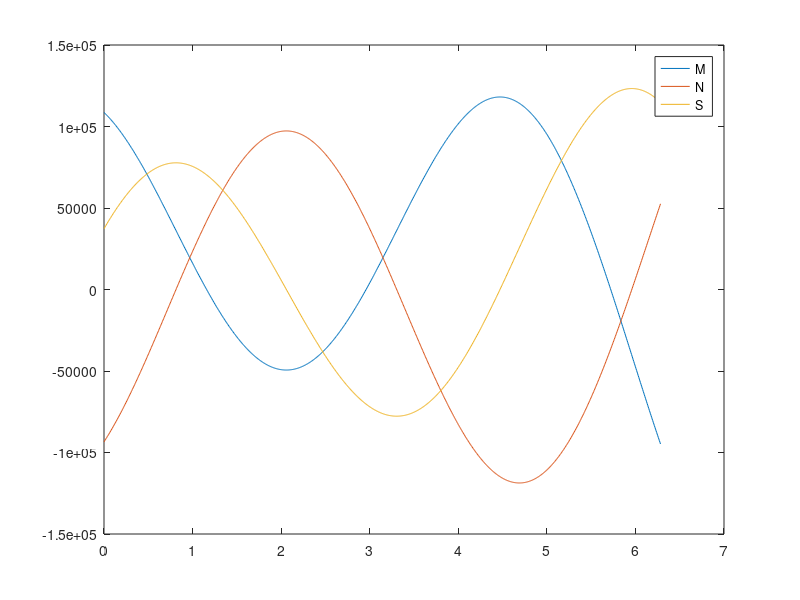

This figure's MATLAB source:
clear
clc


R = 1.393; % radius
V = 147445; % vertical load per U/C strut
WS = 2.11; % distance from centre line to main gear wheels
y = 0.653; % distance from centre of a/c to cabin floor


phi = linspace(0,2*pi,1000);

W1 = ((cos(phi)/2)-(pi-phi).*sin(phi)+1)/(2*pi);
W2 = ((3*cos(phi)/2)+(pi-phi).*sin(phi))/(2*pi);
W3 = ((pi-phi).*cos(phi)-(sin(phi)/2))/(2*pi);

W4 = (1 / (2 * pi)) * (3*sin(phi)/2 + (pi - phi).*(cos(phi) - 1));
W5 = (1 / (2 * pi)) * (sin(phi)/2 - (pi-phi).*cos(phi));
W6 = (1 / (2 * pi)) * ((pi - phi).* sin(phi) - 1 - 0.5 * cos(phi));

W7 = (pi-2*sin(phi)-phi)/(2*pi);
%W8 = ((3*cos(phi)/2)+(pi-phi).*sin(phi))/(2*pi);
W8 = sin(phi)/pi;
W9 = (1 / (2 * pi)) * (1 + 2 * cos(phi));

alpha = acos(y/R); % angle of attachment of gear strut
x = sqrt(R^2 - y^2); % cabin floor half width
Pl = V*sin(alpha); % tangential component of gear load
Ql = V*cos(alpha); % radial component of gear load
Tl = (WS-x)*V; % resultant torque at gear attachment, +ve anticlockwise

Ml1 = Ql*R*W1 + Pl*R*W4 + Tl*W7;
Nl1 = Ql*W2 + Pl*W5 + Tl*W8/R;
Sl1 = Ql*W3 + Pl*W6 + Tl*W9/R;

% redefine phi to account for difference in position of two struts
phi = linspace(2*alpha,2*pi+2*alpha,1000);

W1 = ((cos(phi)/2)-(pi-phi).*sin(phi)+1)/(2*pi);
W2 = ((3*cos(phi)/2)+(pi-phi).*sin(phi))/(2*pi);
W3 = ((pi-phi).*cos(phi)-(sin(phi)/2))/(2*pi);
W4 = (1 / (2 * pi)) * (3*sin(phi)/2 + (pi - phi).*(cos(phi) - 1));
W5 = (1 / (2 * pi)) * (sin(phi)/2 - (pi-phi).*cos(phi));
W6 = (1 / (2 * pi)) * ((pi - phi).* sin(phi) - 1 - 0.5 * cos(phi));
W7 = (pi-2*sin(phi)-phi)/(2*pi);
%W8 = ((3*cos(phi)/2)+(pi-phi).*sin(phi))/(2*pi);
W8 = sin(phi)/pi;
W9 = (1 / (2 * pi)) * (1 + 2 * cos(phi));

Ml2 = Ql*R*W1 - Pl*R*W4 - Tl*W7;
Nl2 = Ql*W2 - Pl*W5 - Tl*W8/R;
Sl2 = Ql*W3 - Pl*W6 - Tl*W9/R;

MlTot = Ml1 + Ml2;
NlTot = Nl1 + Nl2;
SlTot = Sl1 + Sl2;

phi = linspace(0,2*pi,1000);


figure
plot(phi,MlTot)
hold on
plot(phi,NlTot)
plot(phi,SlTot)
hold off
legend('M','N','S')

Mmax = max(abs(MlTot))
Nmax = max(abs(NlTot))
Smax = max(abs(SlTot))





